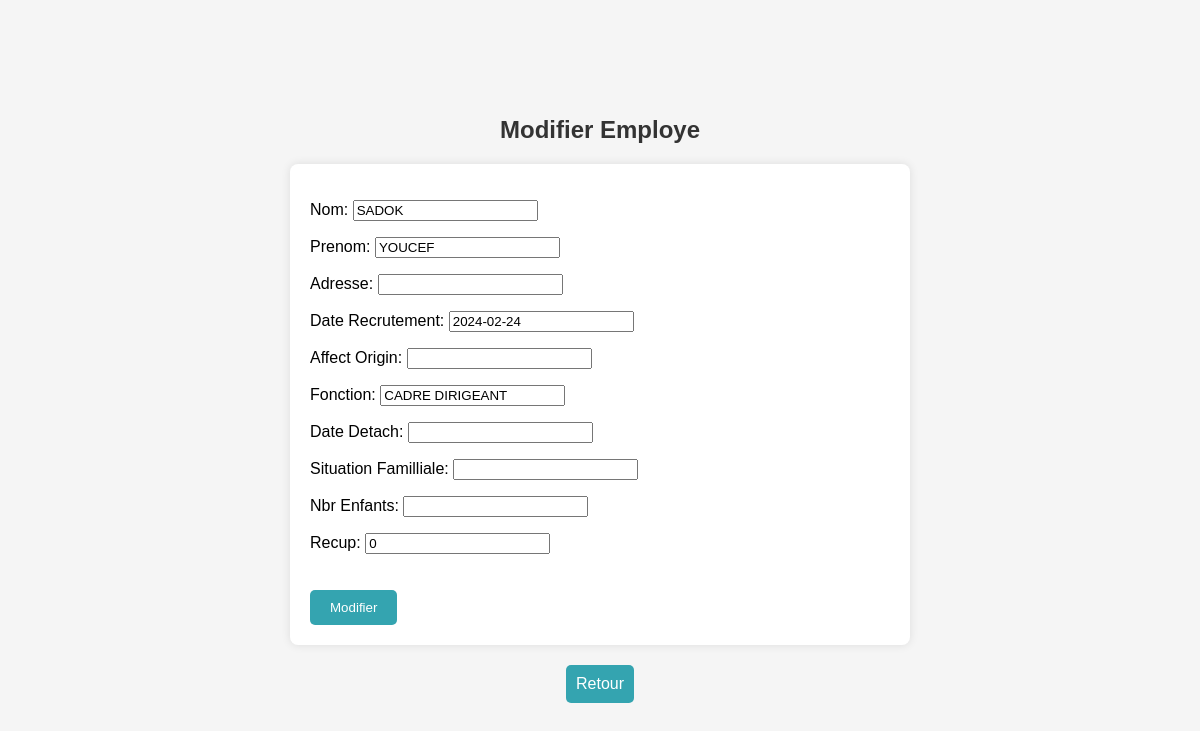
The page /update_employe/251/ on the database its author committed.
### pointage/models.py (models this page shows, shortened)
class Employe(models.Model):
    ID=models.AutoField(primary_key=True)
    Nom=models.CharField(max_length=30)
    Prenom=models.CharField(max_length=30)
    Adresse=models.CharField(max_length=50,null=True)
    Date_Recrutement=models.DateField(default=timezone.now)
    Affect_Origin=models.CharField(max_length=30,null=True)
    Fonction=models.CharField(max_length=30)
    Date_Detach= models.DateField(null=True)
    station=models.ForeignKey(Station,on_delete=models.CASCADE,null=True)
    Situation_Familliale=models.CharField(max_length=30,null=True)
    Nbr_Enfants=models.IntegerField(null=True)
    Sheet_ID=models.IntegerField(unique=True,null=True)
    recup = models.IntegerField(default=0)
    remboursement_total=models.IntegerField(default=0)
    remboursement_mois=models.IntegerField(default=0)
    actif = models.BooleanField(default=True)

### pointage/views.py (the view)
# urls.py: path('update_employe/<int:ID>/', views.update_employe, name='update_employe'),
def update_employe(request,ID):
    employe=Employe.objects.get(ID=ID)
    if request.method == 'POST':
        form=EmployeForm(request.POST,instance=employe)
        if form.is_valid():
            form.save()
            return redirect(table_employe,employe.station.id)
    else:
        form=EmployeForm(instance=employe)
        return render(request,'update_employe.html',{'i':employe,'form':form})

### pointage/forms.py
class EmployeForm(forms.ModelForm):
    class Meta:
        model=Employe
        exclude = ['id','Sheet_ID','station','actif','remboursement_total','remboursement_mois']
    def __init__(self, *args, **kwargs):
        super(EmployeForm,self).__init__(*args, **kwargs)
        self.fields['Adresse'].required = False
        self.fields['Date_Recrutement'].required = False
        self.fields['Date_Detach'].required = False
        self.fields['Situation_Familliale'].required = False
        self.fields['Affect_Origin'].required = False
        self.fields['Nbr_Enfants'].required = False

### pointage/templates/update_employe.html (shortened to what this page needs)
<!DOCTYPE html>
<html lang="en">
<head>
</head>
<body>
    <h2>Modifier Employe</h2>
    <form method="post" action="{% url 'update_employe' i.ID %}">
        {{ form.as_p }}
        <button type="submit">Modifier</button>
    </form>
    <a href="{% url 'table_employe' i.station.id %}" class="back-button">Retour</a>
</body>
</html>

### pointage/templates/update_employe.html (style rules this page uses)
body { font-family: Arial, sans-serif; background-color: #f5f5f5; padding: 20px; box-sizing: border-box; display: flex; flex-direction: column; align-items: center; justify-content: center; height: 100vh; margin: 0; }
h2 { color: #333; margin-bottom: 20px; }
form { width: 50%; background-color: white; padding: 20px; border-radius: 8px; box-shadow: 0 0 10px rgba(0, 0, 0, 0.1); }
button { margin-top: 20px; padding: 10px 20px; background-color: #34a4b0; color: white; border: none; border-radius: 5px; cursor: pointer; }
.back-button { margin-top: 20px; padding: 10px; background-color: #34a4b0; color: white; border: none; border-radius: 5px; text-decoration: none; }

### rows shown on the page
Employe: Nom "SADOK", Prenom "YOUCEF", Date_Recrutement "2024-02-24", Fonction "CADRE DIRIGEANT", recup "0"
